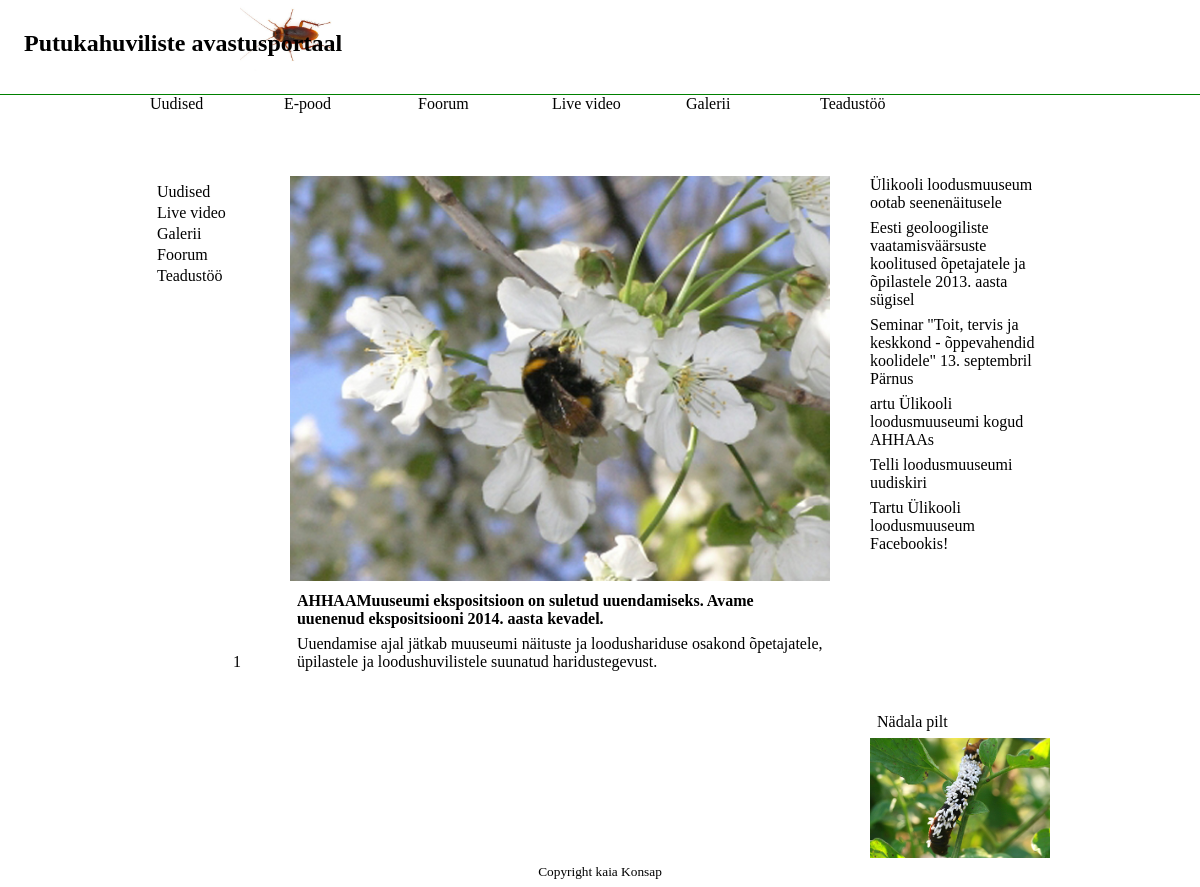
Before: / with the older database file.
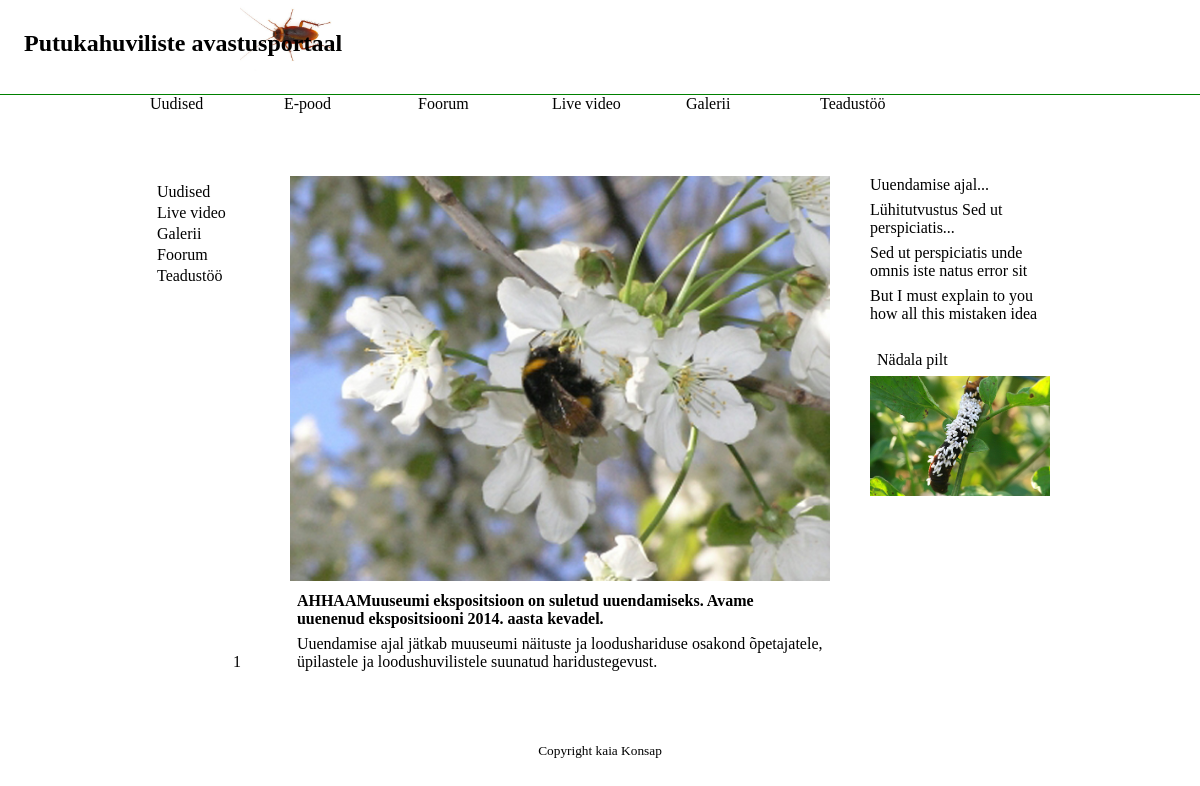
After: the same page with the newer database file.
### tables this page shows
CREATE TABLE IF NOT EXISTS `common_pages` (
  `id` int(10) unsigned NOT NULL AUTO_INCREMENT,
  `page` varchar(30) NOT NULL,
  `content` text NOT NULL,
  PRIMARY KEY (`id`)
);

CREATE TABLE IF NOT EXISTS `news` (
  `id` int(10) unsigned NOT NULL AUTO_INCREMENT,
  `title` varchar(50) NOT NULL,
  `author` varchar(30) NOT NULL,
  `excerpt` text NOT NULL,
  `date` timestamp NOT NULL DEFAULT CURRENT_TIMESTAMP,
  `content` text NOT NULL,
  `image_url` varchar(55) NOT NULL,
  PRIMARY KEY (`id`)
);

### right_panel.php (the view, shortened to what this page needs)
<?php $query=mysql_query("SELECT id,excerpt FROM news")or die (mysql_error());?>
<div class="right_panel">
	<ul class="links">
		<?php while($news_row=mysql_fetch_array($query)):?>
			<li><a href="view.php?id=<?php echo $news_row['id'] ?>"> <?php echo $news_row['excerpt']?></a></li>
		<?php endwhile?>
	</ul>
	<div id="weekly_image">
		<p>Nädala pilt</p>
		<img src="img/foto.jpg">
	</div>
</div>

### index.php (shortened to what this page needs)
<?php include ("header.php");?>
	<?=$query=mysql_query("SELECT * FROM common_pages")or die (mysql_error());
	$result= mysql_fetch_assoc($query);?>
<?=$result["content"]?>
	<?php include("right_panel.php")?>
</div>
<?php include ("footer.php");?>

Changed rows visible on the page:
changed common_pages: content "…ja loodushuvilistele suunatud haridustegevust. Ülikooli loodusmuuseum ootab seenenäitusele Eesti geoloogiliste vaatamisväärsuste koolitused õpetajatele ja õpilastele 2013. aasta sügisel Seminar \"Toit, tervis ja keskkond - õppevahendid koolidele\" 13. septembril Pärnus artu Ülikooli loodusmuuseumi kogud AHHAAs Telli loodusmuuseumi uudiskiri Tartu Ülikooli loodusmuuseum Facebookis!" → "…ja loodushuvilistele suunatud haridustegevust."
now on this page (row edited): news: excerpt "Uuendamise ajal..."
now on this page (row edited): news: excerpt "Lühitutvustus Sed ut perspiciatis..."
added news: excerpt "Sed ut perspiciatis unde omnis iste natus error sit"
added news: excerpt "But I must explain to you how all this mistaken idea"
